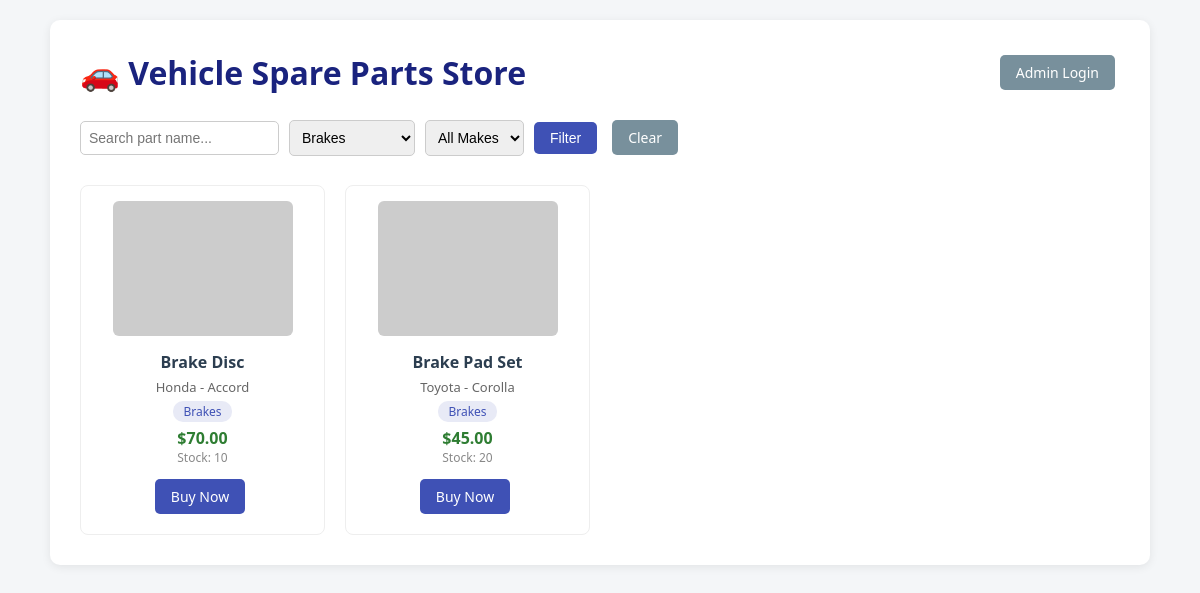
Screenshot of /index.php?category=Brakes with the database file from the repository.
### tables this page shows
CREATE TABLE IF NOT EXISTS parts (
    id INT AUTO_INCREMENT PRIMARY KEY,
    part_name VARCHAR(150) NOT NULL,
    vehicle_make VARCHAR(60) NOT NULL,
    vehicle_model VARCHAR(60) NOT NULL,
    category VARCHAR(60) NOT NULL,
    price DECIMAL(10,2) NOT NULL,
    stock INT NOT NULL DEFAULT 0,
    image_url VARCHAR(255) DEFAULT 'https://via.placeholder.com/200x150?text=Part',
    created_at TIMESTAMP DEFAULT CURRENT_TIMESTAMP
);

### index.php (the view, shortened to what this page needs)
<?php
require 'db.php';
$search = $_GET['search'] ?? '';
$category = $_GET['category'] ?? '';
$sql = "SELECT * FROM parts WHERE 1=1";
$params = [];
if ($category !== '') {
    $sql .= " AND category = ?";
    $params[] = $category;
}
$sql .= " ORDER BY id DESC";
$stmt = $pdo->prepare($sql);
$stmt->execute($params);
$parts = $stmt->fetchAll(PDO::FETCH_ASSOC);
$categories = $pdo->query("SELECT DISTINCT category FROM parts ORDER BY category")->fetchAll(PDO::FETCH_COLUMN);
?>
<!DOCTYPE html>
<html lang="en">
<head>
    <link rel="stylesheet" href="style.css">
</head>
<body>
    <div class="container">
        <div class="header-bar">
            <h1>🚗 Vehicle Spare Parts Store</h1>
            <a href="admin/login.php" class="btn btn-secondary">Admin Login</a>
        </div>
        <form method="GET" class="filter-form">
            <input type="text" name="search" placeholder="Search part name..."
                   value="<?= htmlspecialchars($search) ?>">
            <select name="category">
                <?php foreach ($categories as $cat): ?>
                    <option value="<?= htmlspecialchars($cat) ?>" <?= $category === $cat ? 'selected' : '' ?>>
                        <?= htmlspecialchars($cat) ?>
                    </option>
                <?php endforeach; ?>
            </select>
            <select name="make">
                <option value="">All Makes</option>
            </select>
            <button type="submit" class="btn">Filter</button>
            <a href="index.php" class="btn btn-secondary">Clear</a>
        </form>
        <div class="parts-grid">
            <?php foreach ($parts as $p): ?>
            <div class="part-card">
                <img src="<?= htmlspecialchars($p['image_url']) ?>" alt="<?= htmlspecialchars($p['part_name']) ?>">
                <h3><?= htmlspecialchars($p['part_name']) ?></h3>
                <p class="compat"><?= htmlspecialchars($p['vehicle_make']) ?> - <?= htmlspecialchars($p['vehicle_model']) ?></p>
                <p class="category-tag"><?= htmlspecialchars($p['category']) ?></p>
                <p class="price">$<?= number_format($p['price'], 2) ?></p>
                <p class="stock">Stock: <?= $p['stock'] ?></p>
                <a href="checkout.php?part_id=<?= $p['id'] ?>" class="btn">Buy Now</a>
            </div>
            <?php endforeach; ?>
        </div>
    </div>
</body>
</html>

### style.css (style rules this page uses)
* { margin: 0; padding: 0; box-sizing: border-box; }
body { font-family: 'Segoe UI', Arial, sans-serif; background: #f4f6f8; color: #2c3e50; padding: 20px; }
.container { max-width: 1100px; margin: 0 auto; background: #fff; padding: 30px; border-radius: 10px; box-shadow: 0 2px 10px rgba(0,0,0,0.08); }
h1 { color: #1a237e; }
.header-bar { display: flex; justify-content: space-between; align-items: center; margin-bottom: 20px; flex-wrap: wrap; gap: 10px; }
.btn { display: inline-block; padding: 8px 16px; background: #3f51b5; color: #fff; text-decoration: none; border: none; border-radius: 5px; cursor: pointer; font-size: 14px; margin: 5px 5px 5px 0; }
.btn-secondary { background: #78909c; }
.filter-form { display: flex; flex-wrap: wrap; gap: 10px; margin-bottom: 25px; align-items: center; }
.filter-form input, .filter-form select { padding: 8px; border: 1px solid #ccc; border-radius: 5px; }
input, select { padding: 8px; border: 1px solid #ccc; border-radius: 5px; font-size: 14px; }
.parts-grid { display: grid; grid-template-columns: repeat(auto-fill, minmax(220px, 1fr)); gap: 20px; margin-top: 20px; }
.part-card { border: 1px solid #eee; border-radius: 8px; padding: 15px; text-align: center; transition: box-shadow 0.2s; }
.part-card img { width: 100%; max-width: 180px; border-radius: 6px; }
.part-card h3 { margin: 10px 0 5px; font-size: 16px; }
.part-card .compat { font-size: 13px; color: #666; }
.part-card .category-tag { display: inline-block; background: #e8eaf6; color: #3f51b5; padding: 2px 10px; border-radius: 10px; font-size: 12px; margin: 5px 0; }
.part-card .price { font-weight: bold; color: #2e7d32; font-size: 16px; }
.part-card .stock { font-size: 12px; color: #888; margin-bottom: 8px; }

### rows the page displays
parts: part_name "Brake Disc", vehicle_make "Honda", vehicle_model "Accord", category "Brakes", price "70.00", stock "10"
parts: part_name "Brake Pad Set", vehicle_make "Toyota", vehicle_model "Corolla", category "Brakes", price "45.00", stock "20"

### other values shown
form field category "Brakes"
